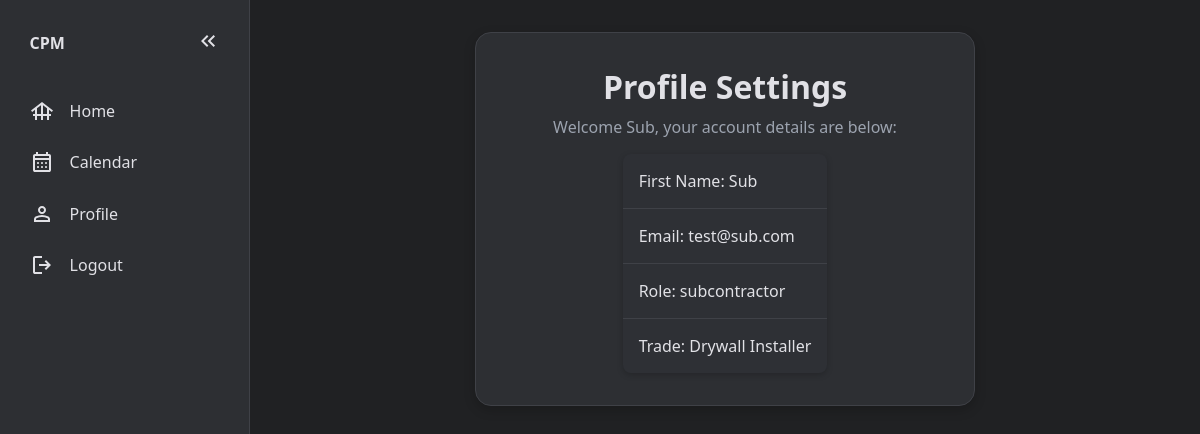
/profile (signed in), run on an earlier commit of the app's database.
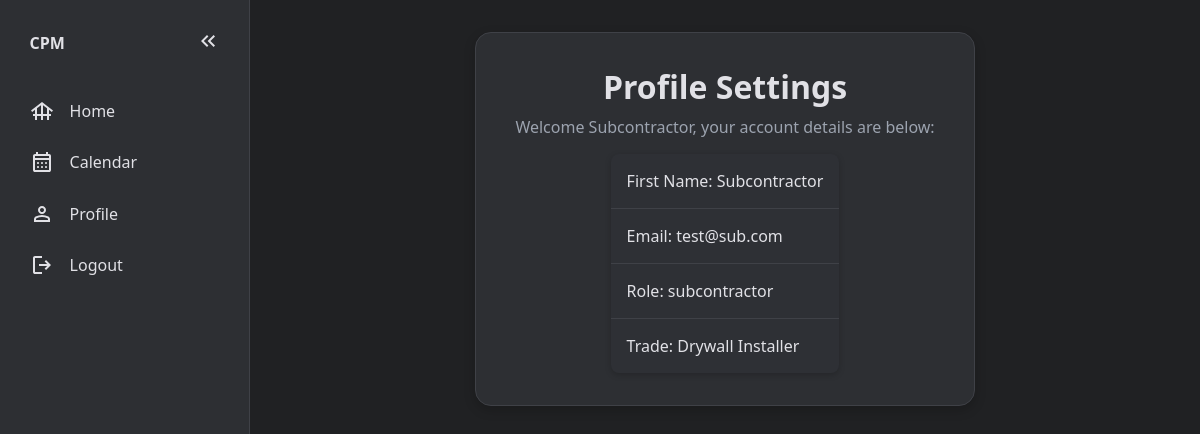
And on a later commit of the database.
### website/models.py (models this page shows)
class User(db.Model, UserMixin): # Define schema, the columns
    id = db.Column(db.Integer, primary_key=True)
    email = db.Column(db.String(150), unique=True) # No user can have the same email as another
    password = db.Column(db.String(150))
    first_name = db.Column(db.String(150))
    role = db.Column(db.String(150))
    projects = db.relationship('Project') # Tells Flask and sqlAlchemy to do their magic, and when creating a project,
    messages_sent = db.relationship('Message', foreign_keys='Message.sender_id', backref='sender', lazy=True)
    messages_received = db.relationship('Message', foreign_keys='Message.receiver_id', backref='receiver', lazy=True)

### website/views.py (the view)
@views.route('/profile')
@login_required
def profile():
    subcontractor = Subcontractor.query.filter_by(email=current_user.email).first()
    return render_template("profile.html", user=current_user, subcontractor=subcontractor)

### website/context_processors.py (called while the page is built)
def unread_message_count():
    if current_user.is_authenticated:
        return Message.query.filter_by(receiver_id=current_user.id, is_read=False).count()
    return 0

### website/templates/profile.html (shortened to what this page needs)
{% extends 'base.html' %}
{% block content %}
<section class="main-content-section" id="profile-section">
  <h2>Profile Settings</h2>
  <p>Welcome {{user.first_name}}, your account details are below:</p>
  <ul>
    <li>First Name: {{user.first_name}}</li>
    <li>Email: {{user.email}}</li>
    <li>Role: {{user.role}}</li>
    {% if user.role == 'subcontractor' %}
    <li>Trade: {{ subcontractor.trade }}</li>
    {% endif %}
  </ul>
</section>
{% endblock %}

What changed in the data, as far as the page shows it:
changed User "test@sub.com": first_name "Sub" → "Subcontractor"
